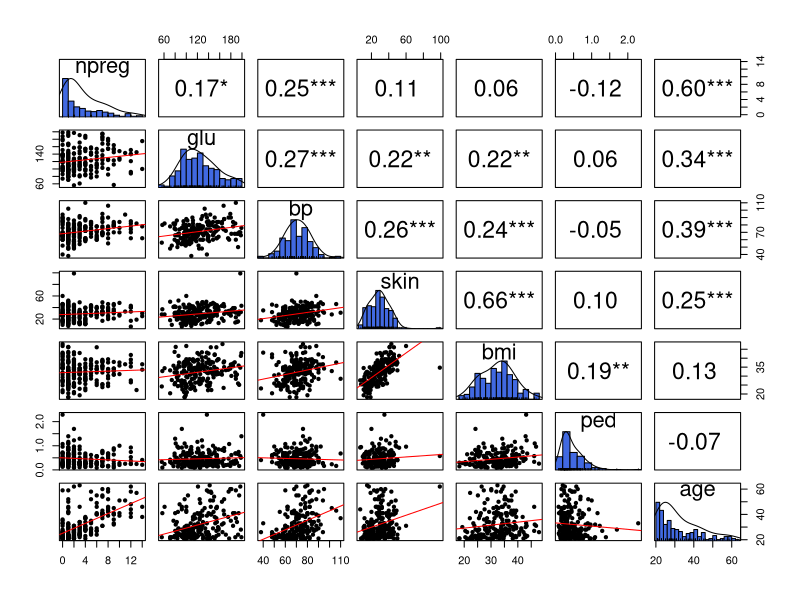
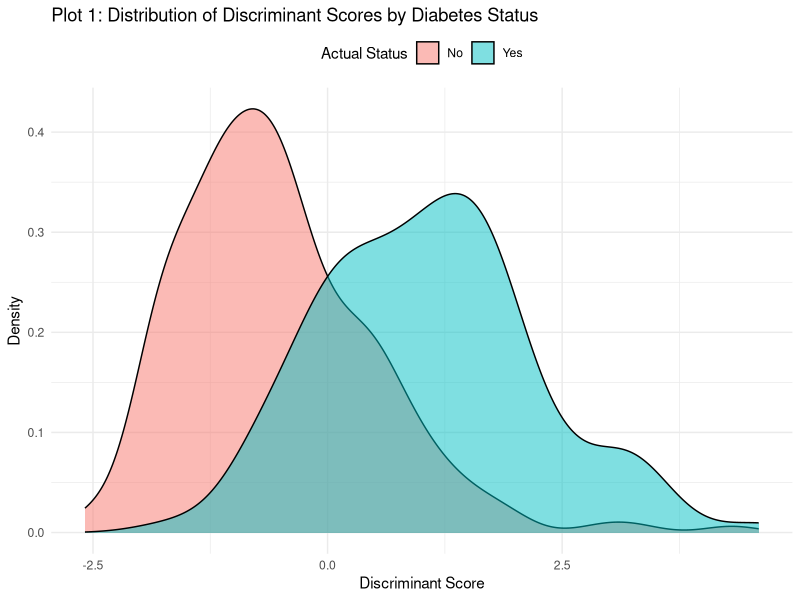
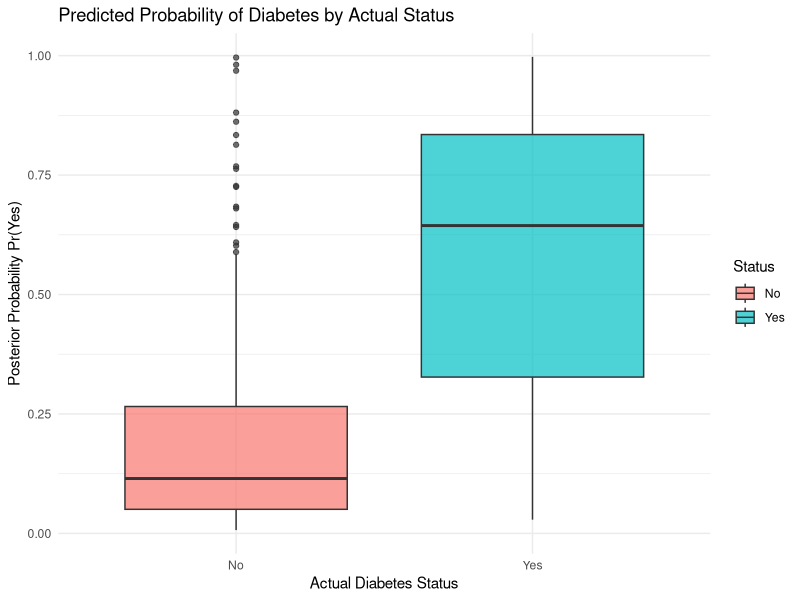
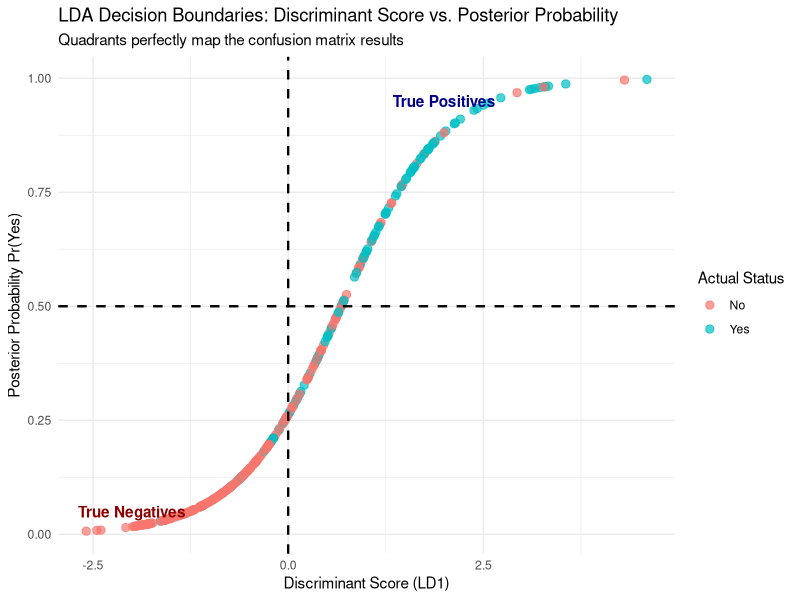

Here is the R script that generated these plots, in order:
## ---- chunk 1
#| label: Loading Necessary Packages
#| message: false
#| warning: false

# The necessary packages for reproduction
# install.packages(c("MASS", "ggplot2", "psych"))
library(MASS)
library(ggplot2)
library(psych)
## ---- chunk 2
#| label: Loading and comprehending the datasets
#| warning: false

# Extracting the datasets
data(Pima.tr)
data(Pima.te)

# Data set split for training and testing
train <- Pima.tr
test <- Pima.te

# Coding of the grouping variable type:
cat(sprintf("Class of Type variable is %s with levels %s and %s \n" , class(train$type), levels(train$type)[1], levels(train$type)[2]))
## ---- chunk 3
#| echo: false
#| message: false
#| warning: false
#| paged-print: true

# Training and testing set descriptives
cat("\n---- Descriptive statistics for all of the women's records ---\n")
descriptives <- describe(rbind(train[, -8], test[, -8]))
print(descriptives)

# By diabetes status
cat(" \n--- Descriptive statistics of the model's training set of women's records with Diabetes ---\n")
yes_diabetes_desc <- describe(train[train$type == "Yes", -8])
print(yes_diabetes_desc)

cat("\n--- Descriptive statistics of the model's training set of women's records without Diabetes ---\n")
no_diabetes_desc <- describe(train[train$type == "No", -8])
print(no_diabetes_desc)

cat("\n--- Scatterplots, Histograms and Correlations of the dataset's variables ---")

pairs.panels(train[, -8], method = "pearson", hist.col = "royalblue", 
             density = TRUE, ellipses = FALSE, stars = TRUE, breaks = 15, lm = TRUE)
## ---- chunk 4
#| label: LDA Model fit
#| message: false

lda_model <- lda(type ~ ., data = train)
## ---- chunk 5
#| echo: false
#| message: false
#| warning: false
cat("\n Prior Type Distribution \n")
print(lda_model$prior)
cat("\n Group Means \n")
print(lda_model$means)
## ---- chunk 6
#| message: false

# Scaling the training dataset
train_scaled <- train
train_scaled[, -8] <- scale(train_scaled[, -8])

# Fitting the model on scaled data
lda_model_scaled <- lda(type ~ ., data = train_scaled)
standardized_coefs <- abs(lda_model_scaled$scaling[, 1])
## ---- chunk 7
#| echo: false
#| message: false
#| warning: false

cat("\n--- Standardized Coefficients, Sorted by Variable Importance ---\n")
sort(standardized_coefs, decreasing = TRUE)

## ---- chunk 8
#| label: Model Prediction
#| message: false
#| warning: false

# Prediction for the train dataset
pred_train <- predict(lda_model, newdata = train)
train$prediction <- pred_train$class
# Posterior probabilities
train$prob_No <- pred_train$posterior[, 1]
train$prob_Yes <- pred_train$posterior[, 2]

# Prediction fot test dataset 
pred_test <- predict(lda_model, newdata = test)
test$prediction <- pred_test$class
# Posterior probabilities
test$prob_No <- pred_test$posterior[, 1]
test$prob_Yes <- pred_test$posterior[, 2]
## ---- chunk 9
#| label: Model Evaluation Test
#| echo: false
#| message: false
#| warning: false

cat("--- Confusion Matrix for Test Dataset ---\n")
conf_matrix <- table(Actual = test$type, Predicted = test$prediction)
print(conf_matrix)

accuracy <- sum(diag(conf_matrix)) / sum(conf_matrix)
cat(sprintf("\n Overall Test Accuracy: %.2f%% \n", accuracy * 100))
## ---- chunk 10
#| label: Model Evaluation Train
#| echo: false
#| message: false
#| warning: false

cat("--- Confusion Matrix for Train Dataset ---\n")
conf_matrix <- table(Actual = train$type, Predicted = train$prediction)
print(conf_matrix)

accuracy <- sum(diag(conf_matrix)) / sum(conf_matrix)
cat(sprintf("\n Overall Train Accuracy: %.2f%% \n", accuracy * 100))
## ---- chunk 11
#| label: Posterior Probabilities
#| echo: false

cat("\n--- Confident Prediction Example (90% Diabetes Probability) ---\n")
print(head(test[test$prob_Yes > 0.90, c("glu", "bmi", "type", "prediction", "prob_Yes")]))

cat("\n--- Borderline Prediction Example (50% Diabetes Probability) ---\n")
print(head(test[test$prob_Yes > 0.49 & test$prob_Yes < 0.55, c("glu", "bmi", "type", "prediction", "prob_Yes")]))
## ---- chunk 12
#| label: LDA Visyalization
#| echo: false
#| message: false
#| warning: false

# Extracting discriminant scores for the test dataset
test$LD1 <- predict(lda_model, newdata = test)$x[, 1]

# First plot: PDF of Discriminant Scores
p1 <- ggplot(test, aes(x = LD1, fill = type)) +
  geom_density(alpha = 0.5) +
  labs(title = "Plot 1: Distribution of Discriminant Scores by Diabetes Status",
       x = "Discriminant Score",
       y = "Density",
       fill = "Actual Status") +
  theme_minimal() +
  theme(legend.position = "top")
print(p1)
## ---- chunk 13
#| echo: false
#| message: false
#| warning: false

# Boxplot for Posterior Probabilities
ggplot(test, aes(x = type, y = prob_Yes, fill = type)) +
  geom_boxplot(alpha = 0.7) +
  labs(title = "Predicted Probability of Diabetes by Actual Status",
       x = "Actual Diabetes Status",
       y = "Posterior Probability Pr(Yes)",
       fill = "Status") +
  theme_minimal()
## ---- chunk 14
#| label: Scatterplot
#| echo: false
#| message: false
#| warning: false

# Scatterplot of Scores over Probabilities
ggplot(test, aes(x = LD1, y = prob_Yes, color = type)) +
  geom_point(alpha = 0.7, size = 2.5) +
  # 50% Horizontal discriminant line
  geom_hline(yintercept = 0.5, linetype = "dashed", color = "black", linewidth = 0.8) +
  # Vertical axis line
  geom_vline(xintercept = 0, linetype = "dashed", color = "black", linewidth = 0.8) +
  annotate("text", x = 2, y = 0.95, label = "True Positives", color = "darkblue", fontface = "bold") +
  annotate("text", x = -2, y = 0.05, label = "True Negatives", color = "darkred", fontface = "bold") +
  labs(title = "LDA Decision Boundaries: Discriminant Score vs. Posterior Probability",
       subtitle = "Quadrants perfectly map the confusion matrix results",
       x = "Discriminant Score (LD1)",
       y = "Posterior Probability Pr(Yes)",
       color = "Actual Status") +
  scale_color_manual(values = c("No" = "#F8766D", "Yes" = "#00BFC4")) +
  theme_minimal() +
  theme(legend.position = "right")
